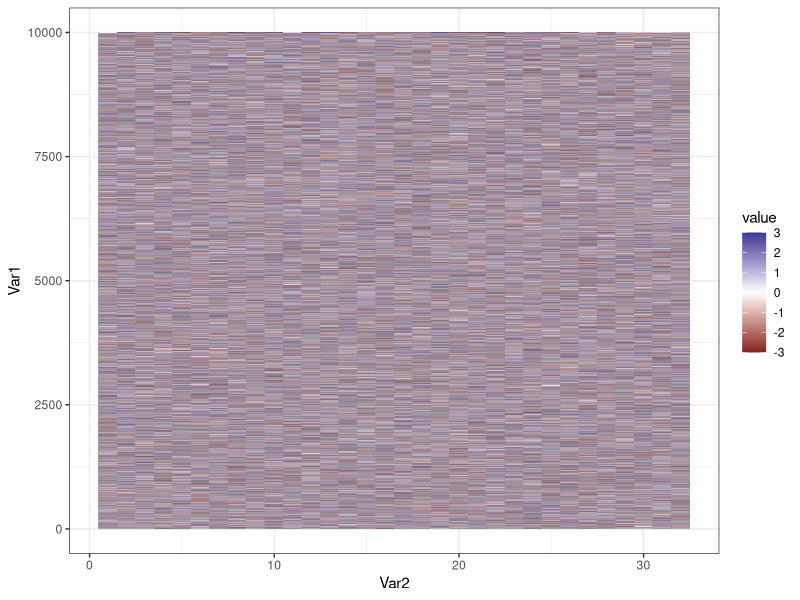
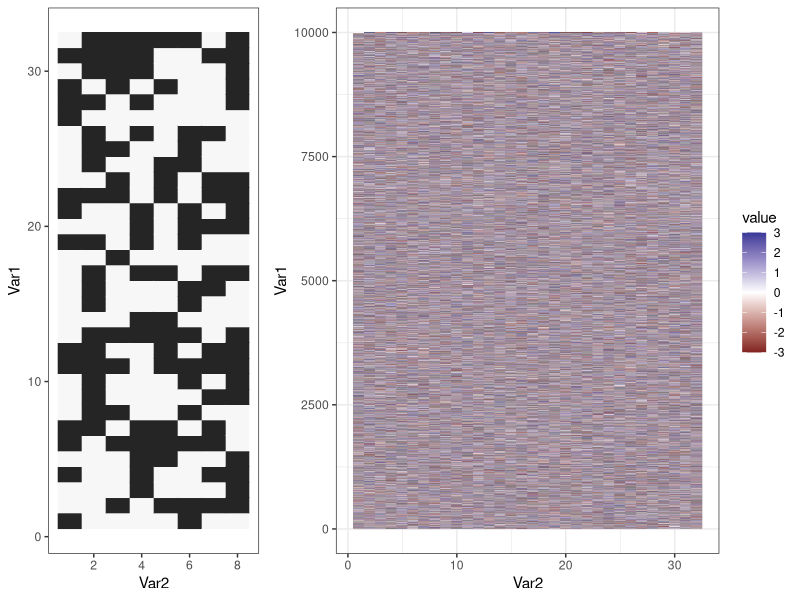

The R source for these figures, in order:
library(tidyverse) # ggplot2, pipes
library(gridExtra) # marrangeGrob
library(scales)    # squish

N = 10000
J = 32
K = 8

y <- matrix(rnorm(N * J, sd=3), nrow=N, ncol=J)
y <- matrix(ifelse(runif(N*J) > .05, y, NA), nrow=N, ncol=J)

y_tile <- y %>%
  reshape2::melt() %>%
    ggplot(aes(x=Var2, y=Var1, fill=value, color=value), alpha=1) +
    geom_tile() +
    scale_fill_gradient2(na.value="black",  limits=c(-3, 3), oob=squish) +
    scale_color_gradient2(limits=c(-3, 3)) +
    theme_bw()

plot(y_tile)

z <- matrix(rbinom(J*K, size=1, p=0.5), J, K)
z_tile <- z %>%
  reshape2::melt() %>%
    ggplot(aes(x=Var2, y=Var1, fill=value, color=value)) +
    geom_tile() +
    scale_fill_distiller(palette="Greys") +
    scale_color_distiller(palette="Greys") +
    theme_bw() +
    theme(legend.position="none",panel.grid=element_blank())


gridExtra::marrangeGrob(list(z_tile, y_tile),
                        nrow=1, ncol=3, top=NULL,
                        layout_matrix=matrix(c(1, 2, 2), nrow=1), newpage=F)

